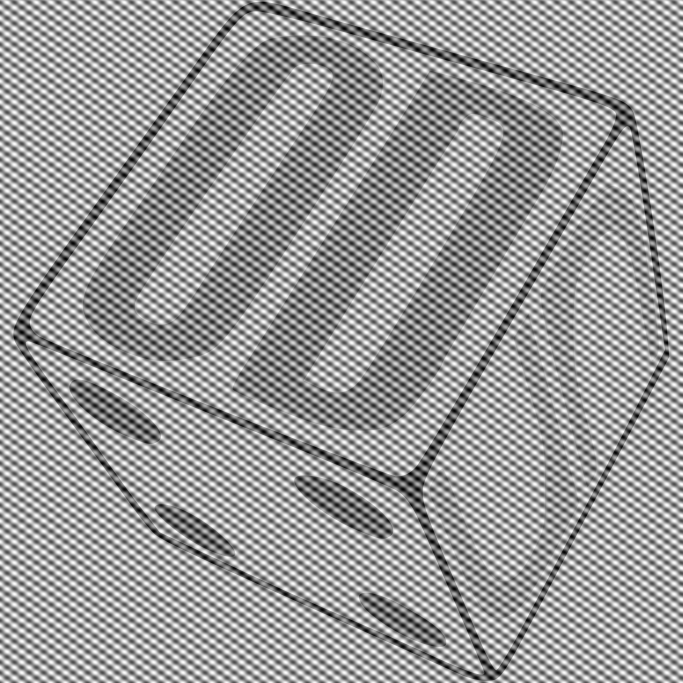
#> input picture Entrega02/Noise _images/Noise (1).png, 2048 x 2048 px, found by its file name (shown at 1/3 size)
$ python Optical_System_Single_lens.py
#> lines starting #> are read from the running program, lines starting #| are printed output that depends on the picture; after the words box and inside, x2 and y2 are one past the last pixel; in counts of white or black regions, pixels touching at a corner belong together
### Entrega02/Miscelanea.py
import numpy as np
import matplotlib.pyplot as plt
from PIL import Image

'''
This module provides functions to create various types of masks or apertures. Some are created analytically,
while others can be loaded from image files.

All masks are generated as a square matrix of size size x size.
Conventional figures are plotted following symmetrical geometries centered at the origin (0,0).
All dimensions are specified in microns (um).
'''
# Function that generates a circular aperture centered in the grid.
def circle(radius_um, X, Y):
    mask = np.where(X**2 + Y**2 <= radius_um**2, 1, 0)
    return mask

# Function that generates a rectangular aperture centered.
def rectangle(width_um, height_um, X, Y):
    mask = np.where((np.abs(X) <= width_um // 2) & (np.abs(Y) <= height_um // 2), 1, 0)
    return mask

# Function that generates a vertical slit centered.
def vertical_slit(width_um, X, Y):
    mask = np.where(np.abs(X) <= width_um // 2, 1, 0)
    return mask

# Function that generates a horizontal slit centered.
def horizontal_slit(width_um, X, Y):
    mask = np.where(np.abs(Y) <= width_um // 2, 1, 0)
    return mask

"""
Function that loads a grayscale image and converts it into a binary mask.
The image must have a black background (obstacle) and white figures (aperture).

Returns:
    _type_: A binary numpy array (0 and 1) representing the mask.
"""
def load_image(image_path, Number_of_Samplesx, Number_of_Samplesy):
#> called with image_path = 'Entrega02\\Noise _images\\Noise (1).png', Number_of_Samplesx = 1280, Number_of_Samplesy = 1024
    img = Image.open(image_path).convert('L') # Convert to grayscale
#> img is the input picture: PIL image 2048x2048 L; min 0, max 255, mean 152.9
    img = img.resize((Number_of_Samplesx, Number_of_Samplesy)) # Resize to simulation matrix
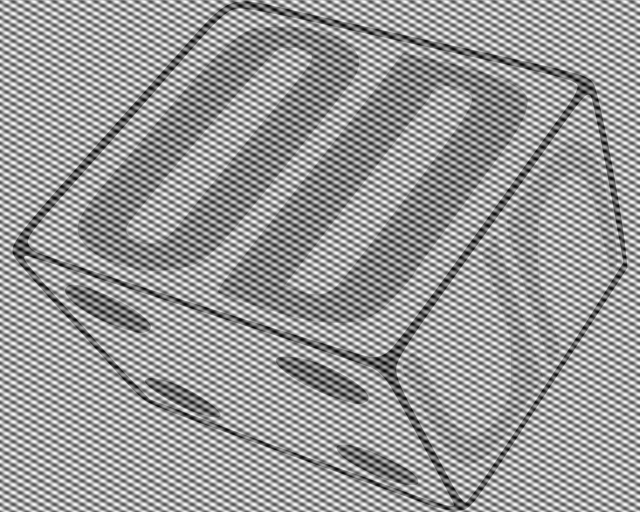
#> img: PIL image 1280x1024 L (shown at 1/2 size); min 0, max 255, mean 153
    img_array = np.array(img)
    # Normalize: values >128 are considered as aperture (1), others as obstacle (0)
    mask = np.where(img_array > 128, 1, 0)
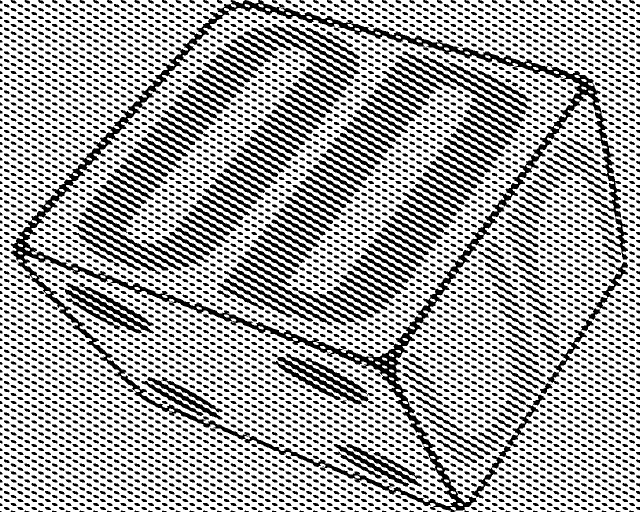
#> mask: shape (1024, 1280) int64 (shown at 1/2 size); values 0 (black) and 1 (white), 66.4% white; 4122 black regions (12 under 20 px), largest, box (x1, y1, x2, y2) and area: (21, 0, 1242, 1024) 58949, (805, 102, 1050, 243) 1899, (474, 525, 693, 651) 1698
    return mask


# [31 lines left out: function Intensity_Field_Diffraction_Pattern, not called in this run]


""""
This function plots an aperture and its correspondent diffraction pattern.
The axes are set according to the physical coordinates (x, y).
Requires as inputs two matrix: the first argument is the binary array asociated to the mask; the second one is the array for
the Intensity field of a difraction pattern propagated a distance z; the third and fourth are the spatial variables; fifth is the
"cut factor", this is a porcentage value that caps the maximum value so the funtion reduces its contrast.

Returns:
    An image with two figures.
"""
def plot_fields(Mask, Intensity_Propagated_Field, x, y, x_p, y_p, Cut_Factor, title0 = "Aperture", titlez = "Intensity field I_z"):

    fig, axes = plt.subplots(1, 2, figsize=(10, 4))

    # Input field
    im0 = axes[0].imshow(Mask, cmap="gray", extent=[x[0], x[-1], y[0], y[-1]])
    axes[0].set_title(title0)
    axes[0].set_xlabel("x [um]")
    axes[0].set_ylabel("y [um]")
    plt.colorbar(im0, ax=axes[0], fraction=0.046, pad=0.04)

    # Porcentage to decimal
    Cut_Factor = (Cut_Factor / 100)

    # Output field
    im1 = axes[1].imshow(Intensity_Propagated_Field, cmap="gray", extent=[x_p[0], x_p[-1], y_p[0], y_p[-1]], vmax = np.max(Intensity_Propagated_Field)*Cut_Factor)
    axes[1].set_title(titlez)
    axes[1].set_xlabel("x [um]")
    axes[1].set_ylabel("y [um]")
    plt.colorbar(im1, ax=axes[1], fraction=0.046, pad=0.04)

    plt.tight_layout()
    plt.show()

"""
This function plots an aperture and its correspondent diffraction pattern.
The axes are set according to the physical coordinates (x, y).
Requires as inputs two matrix: the first argument is the binary array asociated to the mask; the second one is the array for
the Intensity field of a difraction pattern propagated a distance z; the third and fourth are the spatial variables; fifth is the
"cut factor" as a decimal, this is a porcentage value that caps the maximum value so the funtion reduces its contrast.
"""
# [76 lines left out: functions Graph_Mask_and_Field_Angular_Spectrum, plot_correlation, not called in this run]


"""
Generates a Ronchi ruling mask.

Args:
    lines_per_mm: Number of lines per mm (spatial frequency).
    X, Y: Meshgrids with spatial coordinates [um].
    n: Iterator for Talbot length calculation.

Returns:
    mask (2D array): Binary mask with Ronchi grating pattern.
"""
# Function that generates a Ronchi ruling mask
# [9 lines left out: function Ronchi_mask, not called in this run]

"""Calculate the Talbot length for a given Ronchi grating.

Args:
    lines_per_mm: Number of lines per mm (spatial frequency).
    n: Iterator for Talbot length calculation.

Returns:
    Propagation_Distance_um : Calculated Talbot length in microns.
"""
# [48 lines left out: functions Talbot_length, Paco_mask, select_image_path, transmitance_ring, not called in this run]

def transmitance_1 (L_x,L_y, X,Y):
    mask = np.where((np.abs(X) <= L_x/2) & (np.abs(Y) <= L_y/2),1,0)
    return mask


# [43 lines left out: function transmitance_X_rect, not called in this run]

#Pad a field having a sample
def pad (inputField, samplingField):
    N1x, N1y = inputField.shape
#> N1x = 1024; N1y = 1280
    N2x, N2y = samplingField.shape  # needed size
#> N2x = 1024; N2y = 1280
    pad_x_before = (N2x - N1x) // 2
#> pad_x_before = 0
    pad_x_after  = N2x - N1x - pad_x_before
#> pad_x_after = 0
    pad_y_before = (N2y - N1y) // 2
#> pad_y_before = 0
    pad_y_after  = N2y - N1y - pad_y_before
#> pad_y_after = 0
    inputFieldPadded = np.pad(inputField, ((pad_x_before, pad_x_after), (pad_y_before, pad_y_after)), mode='constant')

    return inputFieldPadded

#Function for create coordinates
def coordinates (L_x, L_y, N_x, N_y):
    x = np.linspace(-L_x/2, L_x/2, N_x)  # um. x coordinates of the transmitance M1
    y = np.linspace(-L_y/2, L_y/2, N_y)  # um. y coordinates of the transmitance M1
    X, Y = np.meshgrid(x, y)
    return x,y,X,Y


#Function for create a ring
def ring (r_minor, r_mayor,X,Y):
    mask = np.where((r_minor**2 <= (X**2 + Y**2)) & ((X**2 + Y**2) <= r_mayor**2), 0, 1)
    return mask

#path = select_image_path(1)

#print(path)

"""
Functions to create the transfer matrices for the optical systems
"""

#We are creating the matrix for O(u,v) in terms of f
# [11 lines left out: function transferMatrix_With_Reflection, not called in this run]

#We are creating the matrix for propagation - lens - propagation
def transferMatrix_Propagation_Lens_Propagation(f,d):
    #We are creating the matrix for U(u',v') in terms of f and d
    matrixU = [[[1, f], [0, 1]], [[1, 0], [-1/f, 1]], [[1, d], [0, 1]]]

    #We are multipling the matrices for transfer s(xi,eta) to O(u,v) or U(x',y')

    result = matrixU[0]
    for j in range(1, len(matrixU)):
        result = np.dot(result, matrixU[j])
    return result [0][0], result[0][1], result[1][0], result[1][1]

### Entrega02/Difraction_Implementation_Of_Matrix.py
import numpy as np
from Miscelanea import *


#In this module we will use the Fresnel transformation method with the parameters of ABCD matrix


def difractive_formulation (input_field,A,B,D,λ,initial_deltax,initial_deltay,X_0,Y_0,X_1, Y_1):
    k = 2 * np.pi / λ  # um^-1. Wavenumber
    #Firstly we create the spherical terms for the input field
    SphericalInput = np.exp(((1j*k*A)/(2*B))*((X_0)**2+ (Y_0)**2))
    #We multiply the input field per the spherical input term
    U_1 = input_field * SphericalInput

    #We are calculating the fft for U_1
    U_2 = np.fft.fftshift((np.fft.fft2(U_1))* (initial_deltax*initial_deltay))

    #We create the spherical phase output term
    SphericalOutput = (np.exp((1j*k*D/(2*B))*(((X_1)**2)+ ((Y_1)**2))))/(1j*λ*B)

    #We need that SphericalOutput has the same shape as U_2, then we will pad the U_2 with zeros
    U_2_padded = pad (U_2, SphericalOutput)

    #We multiply the U_2 per sphericalOutput term
    U_B = SphericalOutput * U_2_padded

    return U_B

### Entrega02/Optical_System_Single_lens.py
import numpy as np
from Miscelanea import *
from Difraction_Implementation_Of_Matrix import *

"""
Parameteres of the optical system with variable transmitance
"""
# Light parameters
λ = 0.633  # um. Wavelength of light (He-Ne laser)

# Lens parameters
f = 500000 #um. Focal length of the lens

#Distance between the object and Lens L2
d = 7000 #um.

"""
1. Parameters for the CAM2. This is the field and aperture stop of the second system
"""

Δ_1_CAM2 = 5.2 # um. The size of the pixel in the sensor
M_x_CAM2 = 1280 # Number of pixels in the x axis for the sensor
M_y_CAM2 = 1024 # Number of pixels in the y axis for the sensor
L_xCAM2 = Δ_1_CAM2 * 1280 #um. Physical size of the sensor CAM2 in the x axis
L_yCAM2 = Δ_1_CAM2 * 1024 #um. Physical size of the sensor CAM2 in the x axis

#Creating the coordinates for this sensor
x_CAM2, y_CAM2, X_CAM2, Y_CAM2 = coordinates (L_xCAM2, L_yCAM2, M_x_CAM2, M_y_CAM2)


"""
2. Parameters of the propagated field towards the transmitance or DMD
"""
Δ_0x = (λ *(d+f))/(M_x_CAM2*Δ_1_CAM2)  # um. Sampling interval in the output field in x axis
Δ_0y = (λ *(d+f))/(M_y_CAM2*Δ_1_CAM2)  # um. Sampling interval in the output field in y axis
L_0x = M_x_CAM2 * Δ_0x #um. Physical size of the grid in the output field in x axis
L_0y = M_y_CAM2 * Δ_0y #um. Physical size of the grid in the output field in y axis

#Creating the coordinates for the first propagation
x_0, y_0, X_0, Y_0 = coordinates (L_0x, L_0y, M_x_CAM2,M_y_CAM2)


"""
Creating the parameteres for the matrix system, in the first propagation towards The transmitance
In the second propagation towards the sensor CAM1, the parameters ABCD will be same as here
"""

A, B, C,D = transferMatrix_Propagation_Lens_Propagation(f,d)

"""
Creating the input field and the output field when it is propagated to the transmitance M1
"""

#Creating the input field, at this time it is a circular aperture
U_0 = circle(1000,X_0,Y_0) #With first coordinates

#Taking an image as the input field
U_0 = load_image(r'Entrega02\Noise _images\Noise (1).png', M_x_CAM2,M_y_CAM2)

#Calculating the output field with the diffractive formulation
#Here we have the spectrum of U_0
U_CAM2 = difractive_formulation (U_0,A,B,D,λ,Δ_0x,Δ_0y,X_0,Y_0,X_CAM2,Y_CAM2)


"""
Calculating the intensities
"""
#Intensity of the input field
I_0 = np.abs(U_0)**2
#Intensity at the sensor CAM1
I_CAM2 = np.abs(U_CAM2)**2

#Normalization of the intensity
#We need that the max value of I_CAM1 would be differente of 0
if (np.max(I_CAM2) ==0):
    I_CAM2 = I_CAM2
else:
    I_CAM2 = I_CAM2 / np.max(I_CAM2)

I_CAM2 = np.log10(I_CAM2 + 1e-7)
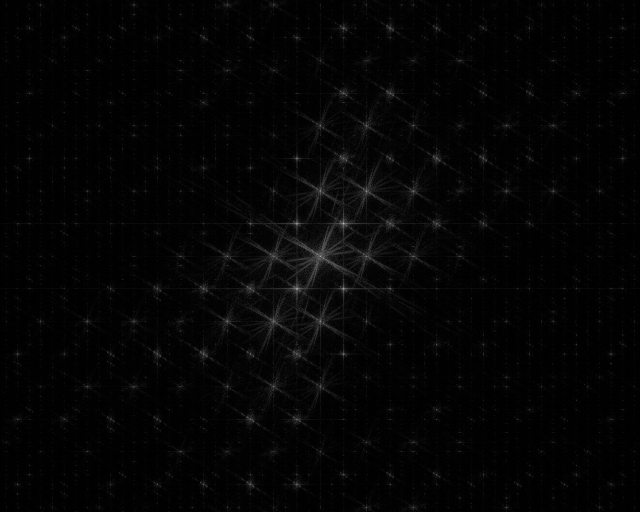
#> I_CAM2: shape (1024, 1280) float64 (shown at 1/2 size); min -7, max 4.34e-08, mean -6.87; drawn with min black and max white

"""
Plotting the results
"""
#We plot the intensity of the propagated field towards CAM2
plot_fields(I_0, I_CAM2, x_0, y_0, x_CAM2, y_CAM2, Cut_Factor=40, title0 = "Objeto", titlez = "Intensidad del Campo propagado \n en CAM2")
#> in plot_fields, `plt.show()`:
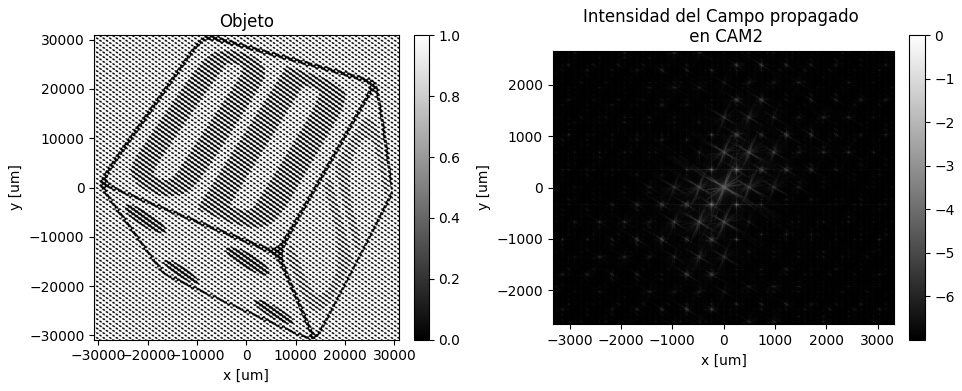
#> figure drawn by matplotlib, 4 panels

$ run again, with Entrega02/Noise _images/Noise (11).png copied over Entrega02/Noise _images/Noise (1).png
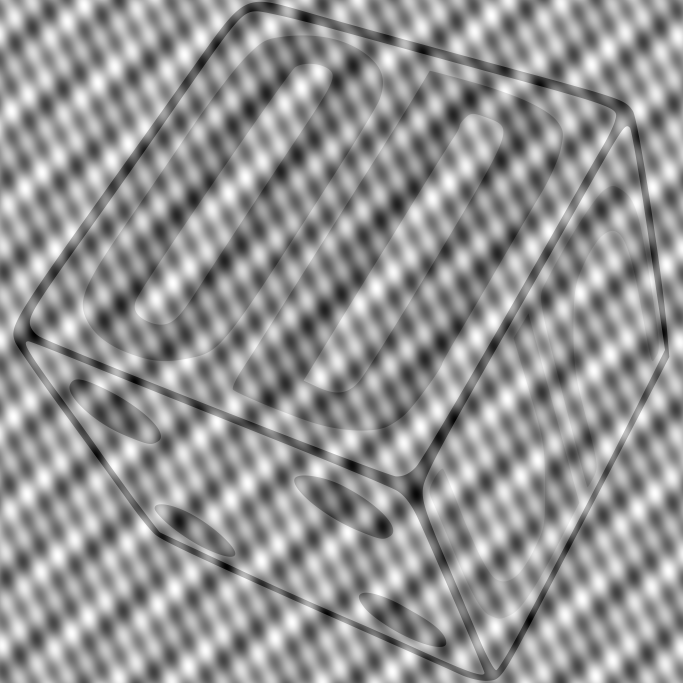
#> input picture Entrega02/Noise _images/Noise (11).png, 2048 x 2048 px, found by its file name (shown at 1/3 size)
#> in load_image, img is the input picture: PIL image 2048x2048 L; min 0, max 255, mean 148.8
#> img: PIL image 1280x1024 L
#> in load_image, `mask = np.where(img_array > 128, 1, 0)`:
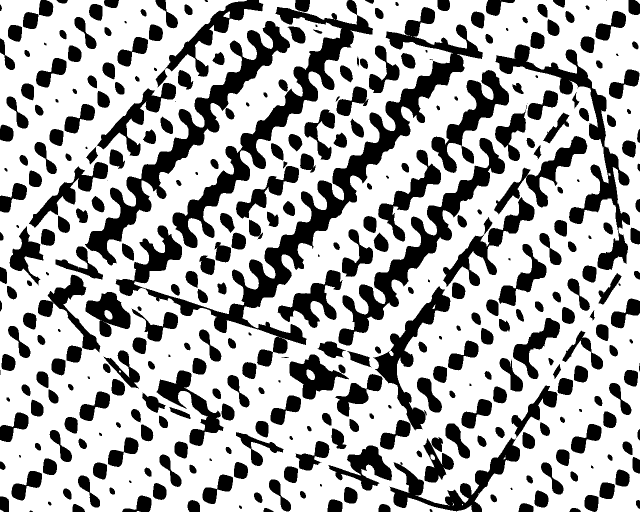
#> mask: shape (1024, 1280) int64 (shown at 1/2 size); values 0 (black) and 1 (white), 68.2% white; 364 black regions (29 under 20 px), largest, box (x1, y1, x2, y2) and area: (231, 14, 966, 733) 47297, (345, 0, 746, 496) 24047, (170, 42, 580, 531) 23855
#> in plot_fields, `plt.show()`:
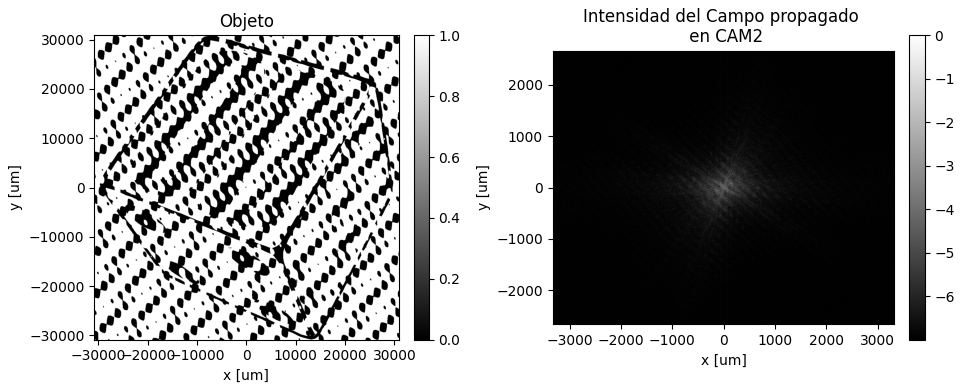
#> figure drawn by matplotlib, 4 panels
